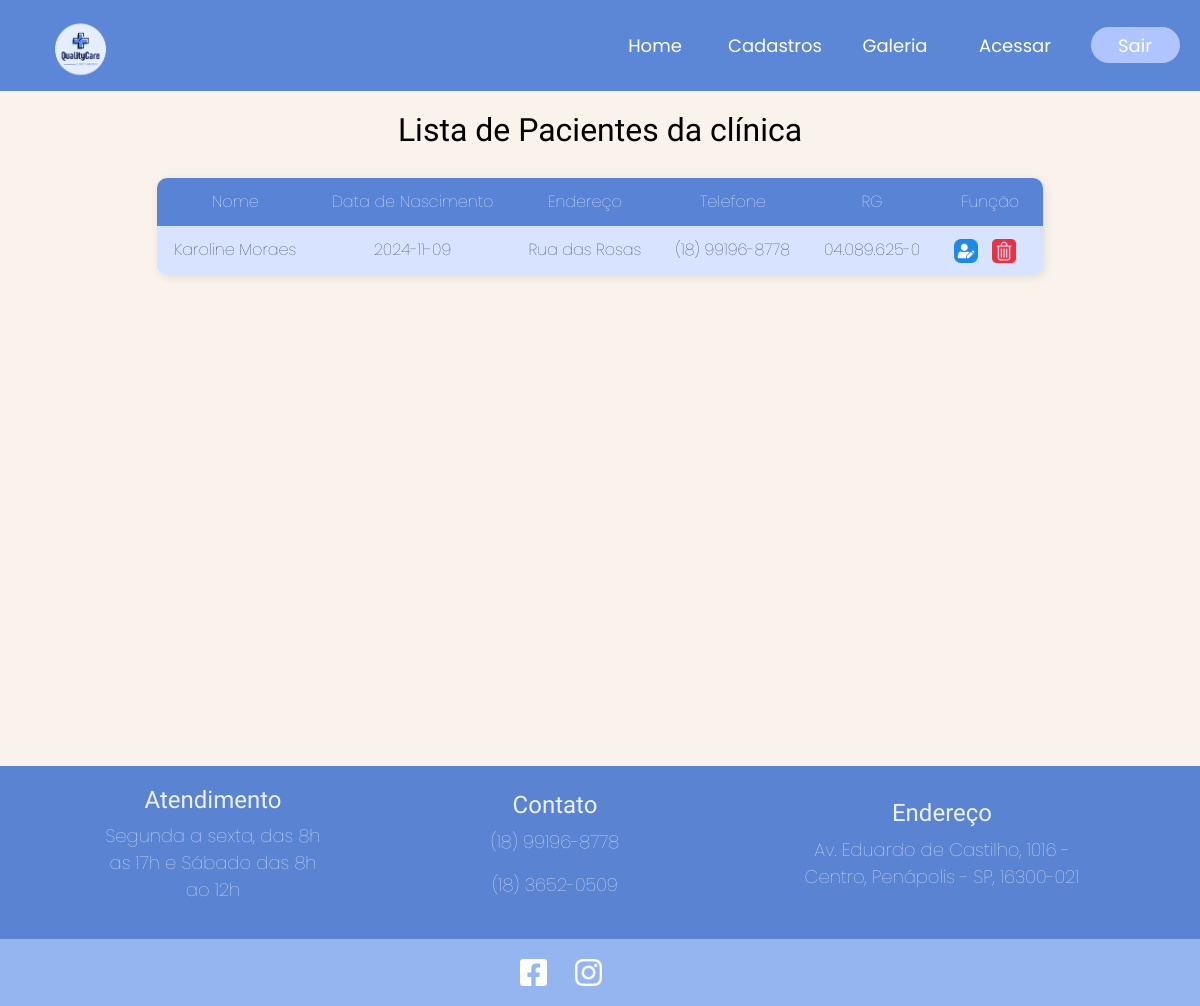
Page /exibirPaciente (signed in) on the committed database.
### tables this page shows
CREATE TABLE Pacientes(ID_Pac INTEGER PRIMARY KEY,Nome TEXT,DataNas TEXT,Genero TEXT,RG INTEGER,Endereco TEXT,Email TEXT,Telefone INTEGER);

### Rotas/Pacientes.py (the view)
@bp.route('/exibirPaciente')
def exibir_Pac():
    if 'Usuario_Logado' not in session:
        return redirect('/login')
    else:
        banco = ligar_banco()
        cursor = banco.cursor()
        cursor.execute('SELECT * FROM Pacientes;')
        pacientes = cursor.fetchall()
        return render_template('ListaPacientesC.html', Titulo='Exibir Paciente', ListaPac=pacientes)

### Rotas/Pacientes.py (called while the page is built)
def ligar_banco():
    banco = g._database = sqlite3.connect('ClinicaMedica.db')
    cursor = banco.cursor()
    cursor.execute("PRAGMA foreign_keys  = ON;")
    return banco

### templates/ListaPacientesC.html (shortened to what this page needs)
<!DOCTYPE html>
<html lang="pt-BR">
<head>
    <link rel="stylesheet" href="../static/estiloPacientesC.css">
    <link rel="stylesheet" href="https://unpkg.com/swiper/swiper-bundle.min.css"/>
    <link href="https://cdn.jsdelivr.net/npm/bootstrap@5.3.3/dist/css/bootstrap.min.css" rel="stylesheet">
</head>
<body>
    <nav class="Nav">
        <img class="Logo" src="../static/img/LogoNav.png">
        <div class="IconNav">
            <div>
                <a href="/" class="IconsNav">
                    <span class="TextNav">Home</span>
                </a>
            </div>
            <div>
                <a href="/" class="IconsNav">
                    <span class="TextNav">Cadastros</span>
                </a>
            </div>
            <div>
                <a href="/" class="IconsNav">
                    <span class="TextNav">Galeria</span>
                </a>
            </div>
            <div>
                <a href="/gestao" class="IconsNav">
                    <span class="TextNav">Acessar</span>
                </a>
            </div>
            <div>
                <a href="/login" class="IconsNav">
                    <button class="btnSair">Sair</button>
                </a>
            </div>
        </div>
    </nav>
    <section class="ListaPacMed">
        <div class="TitlePM">
            <h2>Lista de Pacientes da clínica</h2>
        </div>
        <div class="containertabela">
             <table class="tabela">
              <thead>
                <tr>
                  <th>Nome</th>
                  <th>Data de Nascimento</th>
                  <th>Endereço</th>
                  <th>Telefone</th>
                  <th>RG</th>
                  <th>Função</th>
                </tr>
              </thead>
              <tbody>
              {% for paciente in ListaPac %}
                <tr>
                    <td>{{ paciente[1]}}</td>
                    <td>{{ paciente[2]}}</td>
                    <td>{{ paciente[5]}}</td>
                    <td>{{ paciente[7]}}</td>
                    <td>{{ paciente[4]}}</td>
                    <td>
                        <a href="/editar/{{ paciente[0] }}"><img class="icone" src="../static/img/ImgListaPacClin/editar.png"></a>
                        <a href="/excluirPacientes/{{ paciente[0] }}"><img class="icone" src="../static/img/ImgListaPacClin/excluir.png"></a>
                    </td>
                </tr>
              {% endfor %}
              </tbody>
            </table>
        </div>
    </section>
    <footer class="Rodape">
        <div class="RodInformacoes">
            <div class="TextoRodape">
                <h3 class="tituloRod">Atendimento</h3>
                <p class="textRod">Segunda a sexta, das 8h as 17h e Sábado das 8h ao 12h</p>
            </div>
            <div class="TextoRodape">
                <h3 class="tituloRod">Contato</h3>
                <p class="textRod">(18) 99196-8778</p>
                <p class="textRod">(18) 3652-0509</p>
            </div>
            <div class="TextoRodape">
                <h3 class="tituloRod">Endereço</h3>
                <p class="textRodDois">Av. Eduardo de Castilho, 1016 - Centro, Penápolis - SP, 16300-021</p>
            </div>
        </div>
        <div class="RodRedes">
            <div class="Redes">
                <a href="https://www.facebook.com/?locale=pt_BR">
                    <div><img class="imgRod" src="../static/img/ImgRodape/IconFace.png"></div>
                </a>
                <a href="https://www.instagram.com/">
                    <div><img class="imgRod" src="../static/img/ImgRodape/IconInstagram.png"></div>
                </a>
            </div>
        </div>
    </footer>
</body>
</html>

### static/estiloPacientesC.css (style rules this page uses)
:root { --cor-azulNav: rgba(57, 108, 205, 0.8196); --cor-pesquisa: #F8F4EF; --cor-branca: #FFFFFF; --cor-azulEscuroRodape: rgba(90, 132, 210, 1); --cor-textRodape: rgba(255, 255, 255, 0.89); --cor-azulClaroRodape: rgba(149, 181, 241, 1); --cor-fundo: rgba(250, 243, 235, 1); --cor-btnEntrar: rgba(57, 108, 205, 0.8196); --cor-cinzaClaro: #F4F4F4; --cor-btnSair: rgba(176, 197, 255, 1) ; --cor-borda: #c6c7c87a; --cor-cards: #95b5f1; }
body { margin: 0; padding: 0; }
.Nav { display: flex; flex-direction: row; background-color: var(--cor-azulNav); justify-content: center; text-align: center; }
.Logo { width: 161px; margin-right: auto; }
.TextNav { font-family: "Poppins", sans-serif; text-align: center; font-size: 18px; text-decoration: none; color: var(--cor-branca); }
.IconNav { display: flex; flex-direction: row; }
.IconsNav { width: 110px; height: 90px; display: flex; flex-direction: column; align-items: center; justify-content: center; margin-right: 10px; text-decoration: none !important; }
.btnSair { background-color: var(--cor-btnSair); color: var(--cor-branca); font-size: 18px; border-radius: 20px; font-family: "Poppins", sans-serif; border: none; width: 89px; height: 36px; cursor: pointer; }
body { font-family: 'Arial', sans-serif; background-color: #f9f0e9; }
section.ListaPacMed { padding: 20px; background-color: var(--cor-fundo); height: 675px; }
.TitlePM h2 { text-align: center; font-family: 'Concert One', cursive; color: #000000; }
.containertabela { width: 80%; margin: 0 auto; padding: 21px; }
table.tabela { width: 100%; border-collapse: collapse; box-shadow: 2px 2px 10px rgba(0, 0, 0, 0.1); border-radius: 10px; overflow: hidden; background-color: #eff3fc; }
table.tabela thead { background-color: var(--cor-azulNav); color: white; }
table.tabela th, table.tabela td { padding: 12px 15px; text-align: left; font-family: 'Poppins'; font-weight: lighter; text-align: center; }
table.tabela tbody tr:nth-child(odd) { background-color: #d8e3ff; }
table.tabela tbody td a img.icone { width: 24px; height: 24px; margin-right: 10px; cursor: pointer; }
.RodInformacoes { display: flex; background-color: var(--cor-azulEscuroRodape); justify-content: center; align-items: center; }
.TextoRodape { color: var(--cor-textRodape); padding: 20px 63px; }
.tituloRod { font-family: "Concert One", sans-serif; font-size: 24px; display: flex; align-items: center; justify-content: center; text-align: center; }
.textRod { font-family: "Poppins", sans-serif; font-size: 18px; font-weight: lighter; display: flex; align-items: center; justify-content: center; text-align: center; width: 216px; }
.textRodDois { font-family: "Poppins", sans-serif; font-size: 18px; font-weight: lighter; display: flex; align-items: center; justify-content: center; text-align: center; width: 306px; }
.RodRedes { background-color: var(--cor-azulClaroRodape); }
.Redes { display: flex; flex-direction: row; justify-content: center; align-items: center; margin-right: 78px; }
.imgRod { width: 45px; padding: 9px; margin: 11px 5px; }

### rows in the picture
Pacientes: Nome "Karoline Moraes", DataNas "2024-11-09", Endereco "Rua das Rosas", Telefone "(18) 99196-8778", RG "04.089.625-0"
